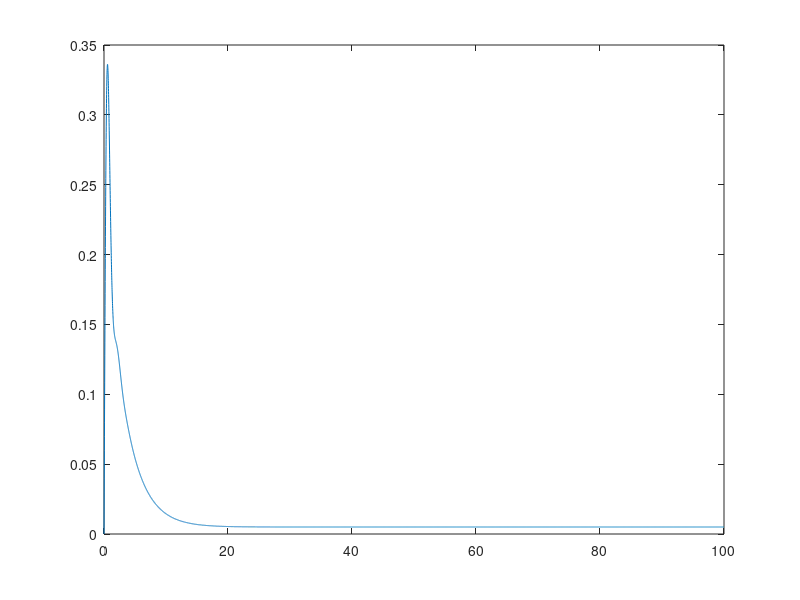

MATLAB code for this plot:
%%  S5 - APP4 - PROBLEMATIQUE - MAIN.M
%   Auteur:     Giuseppe Lomonaco
%   CIP:        LOMG2301
%   Auteur:     Lucas Corrales
%   CIP:        CORL0701

%   Date de creation:       13-MARS-2023
%   Date de derniere modification:       13-MARS-2023

% DESCRIPTION: fichier principale pour la problematique S5-APP5



%% NOTES
% Marge de retard cest une marge de phase traduite en secondes
% JAMAIS UN BODE AVEC UNE FTBF!!!!!!!
% pour atenuer les vibrations on peut utiliser un filtre coupe bande comme
% vue dans les sessions anterieures en autant que ca fonctionne!!
% pour le filtre coupe bande on trouvera les frequences a laide de BODE
% --on reconnait une vibration sur un diagramme de bode car il y aura un
% peak a cette vibration, le peak doit en bas de -15dB voir A6 et B5



%% ETAPES DE RESOLUTION
% 1-le diagramme de procedures de conception est la premiere chose quon
% sattend a voir dans la presentation on sattend a faire une arboresence 
% 2-conception **voir tableau notes tuto1 Xavier
% 3-tableau de conformite: on verif la conformite des condos de departs et
% des criteres de conception, on runnera des simulations et dira si par
% exemple les criteres de specs du client sont rencontrés on pas (ex MP,
% bande passante, etc)
% **ici on fait literation
% 4-tableau des compensateurs finaux et criteres de conformite avec
% explications pour literation
% 5-Marge de retard apres augmentation dun facteur 5 (14dB)
% 6-resultats de simulation
% ***si on veut voir lerreur sur un graph on doit faire : on doit voir la
% consigne, la reponse superposee et sur un autre graph l'erreur (entree
% moins la sortie (U-Y))
% ***donner les fonctions de transferts des compensateurs (tous les
% compensateurs de tous les etudiants donc tous les compensateurs de DEPART 
% devraient etre pareille pour tlm mais les compensateurs FINAUX devraient
% etre differents dun etudiant a lautre
% ***quand on demande quon veut voir lerreur: on fait le diagramme de
% lerreur et non pas de la reponse


%% ANNEXE A
% provient de lapp 3
% classe 1 car 
% lieu des racines : 6 asymptotes pcq jai 6 poles donc 6 lieu des racines qui se termine a linfini
% pour avoir le nb de mode on devra faire residu....quand on a des
% vibration ca veut dire quon a au moins un ordre 2 car ordre 1 ne peut pas
% avoir de vibration



%% Critères de conception
clc
close all
clear all

numEL = [7.95e09];
denEL = [1 1020.51 37082.705 15346520.725 320776412.5 413500000 0];

G = tf(numEL,denEL)

%% AvPh
BW = 10;
PM_des = 50;
eRP_des = 0.005;           % erreur en regime permanent a une rampe
mrg = 0;

[Gm,PM1,Wp,Wg] = margin(G);

zeta_des = (1/2)*sqrt(tand(PM_des)*sind(PM_des));
Wn_des = BW/sqrt((1-2*zeta_des^2)+sqrt(4*zeta_des^4-4*zeta_des^2+2));
Wg_des = (2*zeta_des*Wn_des)/tan(PM1);

% le gain est simplement linverse du module
[mag, pha] = bode(G, Wg_des);
K_des = 1/mag;

[Gm,PM2,Wp,Wg] = margin(G*K_des);

delta_phi = PM_des - PM2 + mrg;
alpha = (1-sind(delta_phi))/(1+sind(delta_phi));
T = 1/(Wg_des*sqrt(alpha));
Ka = K_des/sqrt(alpha);

Ga = Ka*alpha*tf([T 1],[alpha*T 1])

G_Ga = G*Ga

% %plot
% figure
% margin(G)
% hold on
% margin(G_Ga)

%% RePh
[NUM,DEN] = tfdata(G_Ga)
num = NUM{1};
den = DEN{1};
fudge = 10;

%1
Kvel = num(end)/den(end-1)
K_des = 1/(Kvel*eRP_des)

%2
beta = K_des;

%3
T = fudge/Wg_des

%4

Gr = beta * tf([T 1],[T*beta 1])

G_comp = G_Ga*Gr

%plot
figure
% margin(G_Ga)
% hold on
% margin(Gr)
% hold on
% margin(G_comp)

%% erreur
%1
[NUM,DEN] = tfdata(G_comp);
num = NUM{1};
den = DEN{1};
Kvel = num(end)/den(end-1)

%2
FTBF = feedback(G_comp,1)
t = [0:0.01:100]';  % 201 points
u = t;
y = lsim(FTBF,u,t);

figure
plot(t,u-y)














